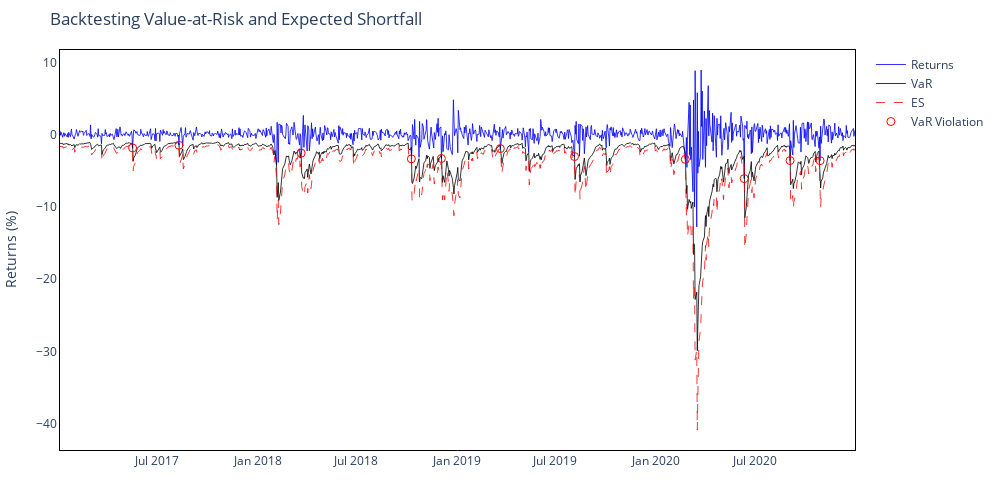
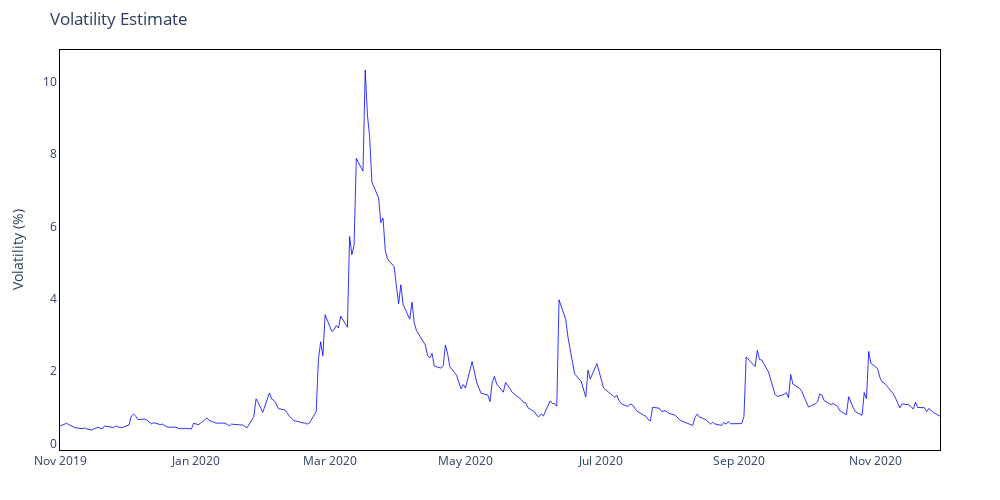

These figures' notebook cell, in order:
### Markdown cell above
**Note**: just write pvp to call the functions now

### Code cell
# Apply GARCH volatility model
garch_output, next_day_var = pvp.garch_var(returns, confidence_level, model="GJR")
print(f"Next-day GARCH VaR estimate (abs): {next_day_var:.2f}%")

# Compute ES for the whole period
garch_output = pvp.volatility_es(garch_output, confidence_level)

# Plot interactive VaR
fig_var = pvp.plot_backtest(garch_output)

# Plot interactive volatility for a subset
fig_vol = pvp.plot_volatility(garch_output["Volatility"], subset=("2019-11-01", "2020-11-30"))

### Figure 1 — Plotly figure (JSON) as saved in the notebook; plotly's stock layout.template omitted (floating-point values rounded to 4 significant figures; data arrays with more than 128 entries replaced by an {"elided": "..."} marker saying what was removed)
{"data": [{"hovertemplate": "Date: %{x}<br>Return: %{y:.2f}%", "line": {"color": "blue", "width": 0.8}, "mode": "lines", "name": "Returns", "type": "scatter", "x": {"elided": "1006 str values"}, "y": {"elided": "1006 float values"}}, {"customdata": {"elided": "1006 float values"}, "hovertemplate": "Date: %{x}<br>VaR: %{customdata:.2f}%", "line": {"color": "black", "width": 0.8}, "mode": "lines", "name": "VaR", "type": "scatter", "x": {"elided": "1006 str values"}, "y": {"elided": "1006 float values"}}, {"customdata": {"elided": "1006 float values"}, "hovertemplate": "Date: %{x}<br>ES: %{customdata:.2f}%", "line": {"color": "red", "dash": "dash", "width": 0.8}, "mode": "lines", "name": "ES", "type": "scatter", "x": {"elided": "1006 str values"}, "y": {"elided": "1006 float values"}}, {"hovertemplate": "Date: %{x}<br>Return: %{y:.2f}%", "marker": {"color": "red", "size": 8, "symbol": "circle-open"}, "mode": "markers", "name": "VaR Violation", "type": "scatter", "x": ["2017-05-17T00:00:00", "2017-08-10T00:00:00", "2018-03-22T00:00:00", "2018-10-10T00:00:00", "2018-12-04T00:00:00", "2019-03-22T00:00:00", "2019-08-05T00:00:00", "2020-02-24T00:00:00", "2020-06-11T00:00:00", "2020-09-03T00:00:00", "2020-10-28T00:00:00"], "y": [-1.835, -1.458, -2.548, -3.342, -3.29, -1.916, -3.023, -3.409, -6.075, -3.576, -3.593]}], "layout": {"bargap": 0.025, "barmode": "overlay", "height": 500, "hovermode": "x unified", "margin": {"b": 50, "l": 60, "r": 60, "t": 50}, "paper_bgcolor": "white", "plot_bgcolor": "white", "title": {"text": "Backtesting Value-at-Risk and Expected Shortfall"}, "width": 1000, "xaxis": {"linecolor": "black", "linewidth": 1, "mirror": true, "range": ["2017-01-04T00:00:00", "2020-12-31T00:00:00"], "showline": true}, "yaxis": {"linecolor": "black", "linewidth": 1, "mirror": true, "showline": true, "title": {"text": "Returns (%)"}}}}

### Figure 2 — Plotly figure (JSON) as saved in the notebook; plotly's stock layout.template omitted (floating-point values rounded to 4 significant figures; data arrays with more than 128 entries replaced by an {"elided": "..."} marker saying what was removed)
{"data": [{"hovertemplate": "Date: %{x}<br>Volatility: %{y:.2f}%", "line": {"color": "blue", "width": 0.8}, "mode": "lines", "name": "Volatility", "type": "scatter", "x": {"elided": "272 str values"}, "y": {"elided": "272 float values"}}], "layout": {"height": 500, "hovermode": "x unified", "margin": {"b": 50, "l": 60, "r": 60, "t": 50}, "paper_bgcolor": "white", "plot_bgcolor": "white", "title": {"text": "Volatility Estimate"}, "width": 1000, "xaxis": {"linecolor": "black", "linewidth": 1, "mirror": true, "showline": true}, "yaxis": {"linecolor": "black", "linewidth": 1, "mirror": true, "showline": true, "title": {"text": "Volatility (%)"}}}}
